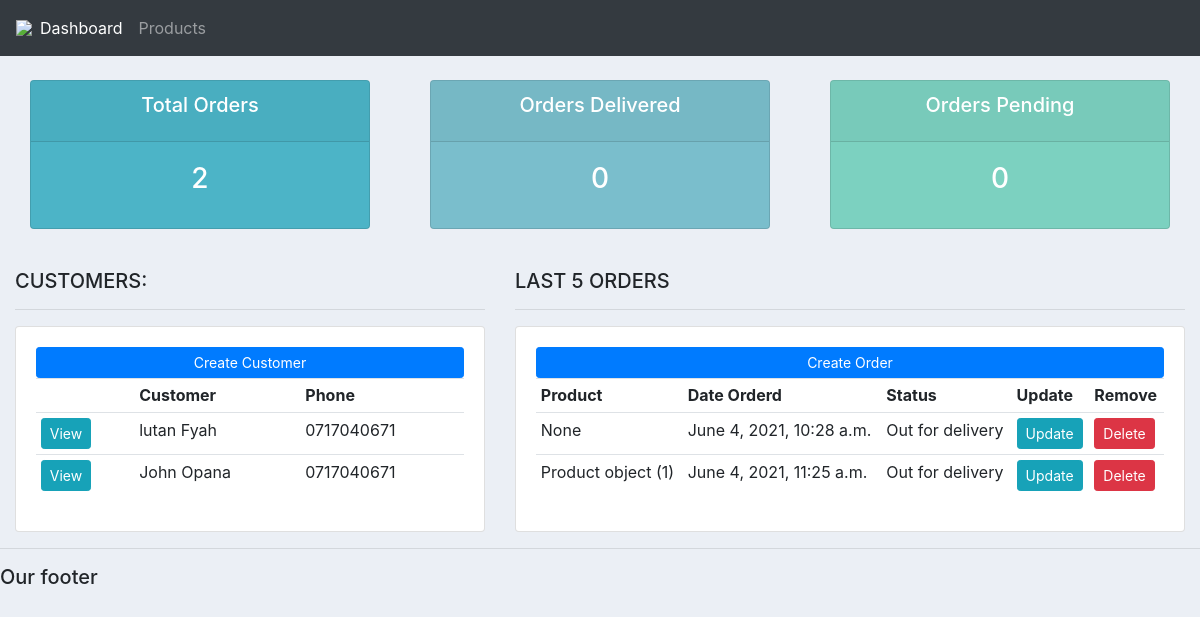
The app's page /, older data.
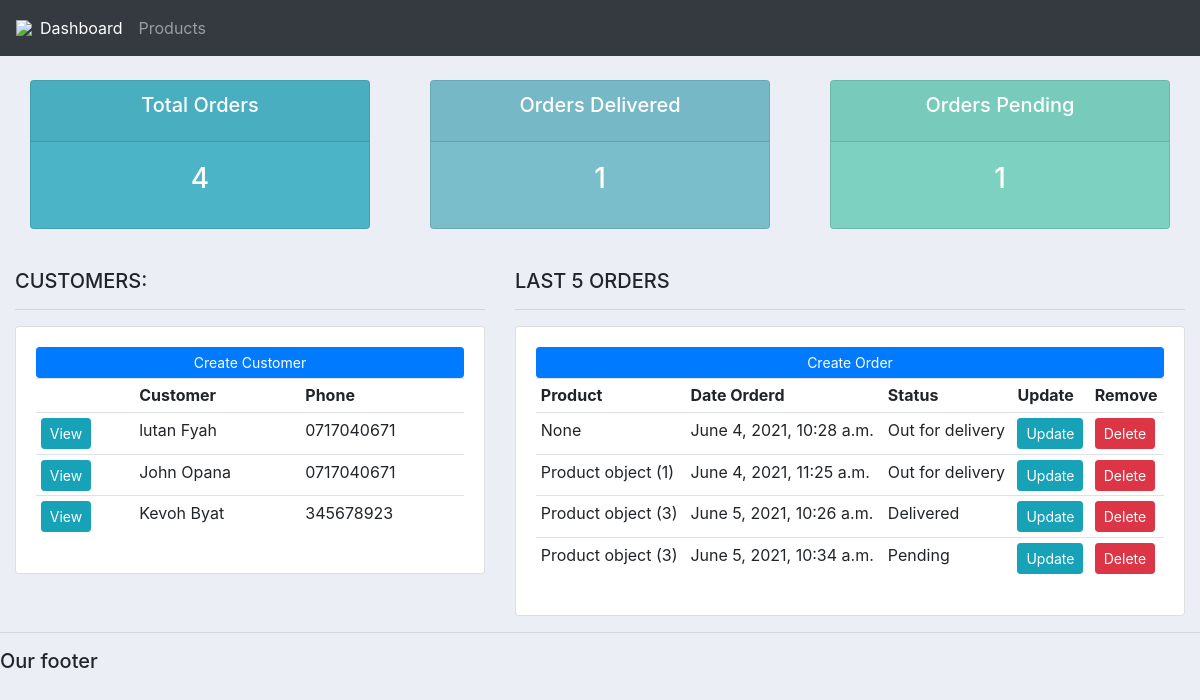
The same page, newer data.
### account/models.py (models this page shows, shortened)
class Customer(models.Model):
	name = models.CharField(max_length=200, null=True)
	phone = models.CharField(max_length=200, null=True)
	email = models.CharField(max_length=200, null=True)
	date_created = models.DateTimeField(auto_now_add=True, null=True)

class Order(models.Model):
	STATUS = (
			('Pending', 'Pending'),
			('Out for delivery', 'Out for delivery'),
			('Delivered', 'Delivered'),
			)
	customer = models.ForeignKey(Customer,null=True,on_delete=models.SET_NULL)
	product = models.ForeignKey(Product,null=True,on_delete=models.SET_NULL)
	date_created = models.DateTimeField(auto_now_add=True, null=True)
	status = models.CharField(max_length=200, null=True, choices=STATUS)

class Product(models.Model):
    CATEGORY =(
        ('Indoor','indoor'),
        ('Outdoor','Outdoor'),
    )
    Name = models.CharField(max_length=200,null= True)
    price = models.FloatField(null=True)
    category = models.CharField(max_length=200,null=True,choices=CATEGORY)
    description = models.CharField(max_length=200,null=True)
    date_created = models.DateTimeField(auto_now_add=True,null=True)
    tags = models.ManyToManyField(Tag)

### account/views.py (the view)
# urls.py: 2. Add a URL to urlpatterns:  path('', views.home, name='home')
def home(request):
	orders = Order.objects.all()
	customers = Customer.objects.all()
	total_customers = customers.count()
	total_orders = orders.count()
	delivered = orders.filter(status='Delivered').count()
	pending = orders.filter(status='Pending').count()
	context = {'orders':orders, 'customers':customers,
	'total_orders':total_orders,'delivered':delivered,
	'pending':pending }
	return render(request, 'account/dashboard.html', context)

### account/templates/account/dashboard.html
{%  extends 'account/main.html' %}
{% block content %}
{%  include 'account/status.html' %}
<br>
<div class="row">
	<div class="col-md-5">
		<h5>CUSTOMERS:</h5>
		<hr>
		<div class="card card-body">
			<a class="btn btn-primary  btn-sm btn-block" href="">Create Customer</a>
			<table class="table table-sm">
				<tr>
					<th></th>
					<th>Customer</th>
					<th>Phone</th>
				</tr>
				{% for customer in customers %}
					<tr>
						<td><a class="btn btn-sm btn-info" href="{% url 'customer' customer.id %}">View</a></td>
						<td>{{customer.name}}</td>
						<td>{{customer.phone}}</td>
					</tr>
				{% endfor %}
			</table>
		</div>
	</div>
	<div class="col-md-7">
		<h5>LAST 5 ORDERS</h5>
		<hr>
		<div class="card card-body">
			<a class="btn btn-primary  btn-sm btn-block" href="">Create Order</a>
			<table class="table table-sm">
				<tr>
					<th>Product</th>
					<th>Date Orderd</th>
					<th>Status</th>
					<th>Update</th>
					<th>Remove</th>
				</tr>
				{% for order in orders %}
					<tr>
						<td>{{order.product}}</td>
						<td>{{order.date_created}}</td>
						<td>{{order.status}}</td>
						<td><a class="btn btn-sm btn-info" href="">Update</a></td>
						<td><a class="btn btn-sm btn-danger"href="">Delete</a></td>
					</tr>
				{% endfor %}
			</table>
		</div>
	</div>
</div>
{% endblock %}

### account/templates/account/main.html (shortened to what this page needs)
{% load static %}
<!DOCTYPE html>
<html>
<head>
	<link rel="stylesheet" href="https://stackpath.bootstrapcdn.com/bootstrap/4.3.1/css/bootstrap.min.css"
     integrity=
    "sha384-ggOyR0iXCbMQv3Xipma34MD+dH/1fQ784/j6cY/iJTQUOhcWr7x9JvoRxT2MZw1T"
>
     <link rel="stylesheet" type="text/css" href = "{% static '/css/main.css' %}">
</head>
<body>
	{%  include 'account/navbar.html' %}
	<div class="container-fluid">
	{% block content %}
	{% endblock %}
    </div>
	<hr>
	<h5>Our footer</h5>
</body>
</html>

### account/templates/account/navbar.html (shortened to what this page needs)
{% load static %}
<nav class="navbar navbar-expand-lg navbar-dark bg-dark">
 <img src="{% static 'images/logo.png' %}">
  <div class="collapse navbar-collapse" id="navbarNav">
    <ul class="navbar-nav">
      <li class="nav-item active">
        <a class="nav-link" href="{% url 'home' %}">Dashboard</a>
      </li>
      <li class="nav-item">
        <a class="nav-link" href="{% url 'products' %}">Products</a>
      </li>
    </ul>
  </div>
</nav>

### account/templates/account/status.html
{% load static%}
<br>
<div class="row">
	<div class="col">
		<div class="col-md">
			<div class="card text-center text-white  mb-3" id="total-orders">
			  	<div class="card-header">
			  		<h5 class="card-title">Total Orders</h5>
			  	</div>
			  	<div class="card-body">
			    	<h3 class="card-title">{{total_orders}}</h3>
			  	</div>
			</div>
		</div>
	</div>
	<div class="col">
		<div class="col-md">
			<div class="card text-center text-white  mb-3" id="orders-delivered">
			  	<div class="card-header">
			  		<h5 class="card-title">Orders Delivered</h5>
			  	</div>
			  	<div class="card-body">
			    	<h3 class="card-title">{{delivered}}</h3>
			  	</div>
			</div>
		</div>
	</div>
	<div class="col">
		<div class="col-md">
			<div class="card text-center text-white  mb-3" id="orders-pending">
			  	<div class="card-header">
			  		<h5 class="card-title">Orders Pending</h5>
			  	</div>
			  	<div class="card-body">
			    	<h3 class="card-title">{{pending}}</h3>
			  	</div>
			</div>
		</div>
	</div>
</div>

### Crm1/static/css/main.css (style rules this page uses)
body { background-color: #ebeff5; }
#total-orders { background-color: #4cb4c7; }
#orders-delivered { background-color: #7abecc; }
#orders-pending { background-color: #7CD1C0; }

### account/templates/account/main.html (style rules this page uses)
body { background-color: #ebeff5; }
#total-orders { background-color: #4cb4c7; }
#orders-delivered { background-color: #7abecc; }
#orders-pending { background-color: #7CD1C0; }

Row changes from the older to the newer data that the page shows:
added Customer: name "Kevoh Byat", phone "345678923"
added Order: product "Product object (3)", date_created "June 5, 2021, 10:26 a.m.", status "Delivered"
added Order: product "Product object (3)", date_created "June 5, 2021, 10:34 a.m.", status "Pending"
Text that changed along with them:
{{ total_orders }}: "2" → "4"
{{ delivered }}: "0" → "1"
{{ pending }}: "0" → "1"
